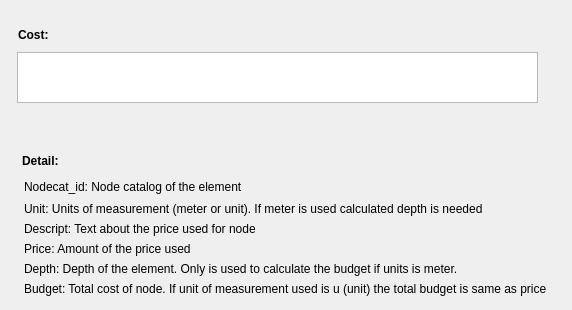
    <widget class="QWidget" name="tab_30">
     <attribute name="title">
      <string>Cost</string>
     </attribute>
     <widget class="QLabel" name="label_cost_budget">
      <property name="geometry">
       <rect>
        <x>24</x>
        <y>282</y>
        <width>539</width>
        <height>19</height>
       </rect>
      </property>
      <property name="text">
       <string>Budget: Total cost of node. If unit of measurement used is u (unit) the total budget is same as price</string>
      </property>
      <property name="alignment">
       <set>Qt::AlignLeading|Qt::AlignLeft|Qt::AlignTop</set>
      </property>
     </widget>
     <widget class="QLabel" name="label_cost_depth">
      <property name="geometry">
       <rect>
        <x>24</x>
        <y>262</y>
        <width>501</width>
        <height>19</height>
       </rect>
      </property>
      <property name="text">
       <string>Depth: Depth of the element. Only is used to calculate the budget if units is meter.</string>
      </property>
      <property name="alignment">
       <set>Qt::AlignLeading|Qt::AlignLeft|Qt::AlignTop</set>
      </property>
     </widget>
     <widget class="QLabel" name="label_cost_nodecat">
      <property name="geometry">
       <rect>
        <x>24</x>
        <y>180</y>
        <width>501</width>
        <height>19</height>
       </rect>
      </property>
      <property name="text">
       <string>Nodecat_id: Node catalog of the element</string>
      </property>
      <property name="alignment">
       <set>Qt::AlignLeading|Qt::AlignLeft|Qt::AlignTop</set>
      </property>
     </widget>
     <widget class="QLabel" name="label_cost_detail">
      <property name="geometry">
       <rect>
        <x>22</x>
        <y>154</y>
        <width>46</width>
        <height>13</height>
       </rect>
      </property>
      <property name="font">
       <font>
        <weight>75</weight>
        <bold>true</bold>
       </font>
      </property>
      <property name="text">
       <string>Detail:</string>
      </property>
     </widget>
     <widget class="QTableView" name="tbl_masterplan">
      <property name="geometry">
       <rect>
        <x>17</x>
        <y>52</y>
        <width>521</width>
        <height>51</height>
       </rect>
      </property>
      <property name="sortingEnabled">
       <bool>true</bool>
      </property>
     </widget>
     <widget class="QLabel" name="label_descript">
      <property name="geometry">
       <rect>
        <x>24</x>
        <y>222</y>
        <width>501</width>
        <height>19</height>
       </rect>
      </property>
      <property name="text">
       <string>Descript: Text about the price used for node</string>
      </property>
      <property name="alignment">
       <set>Qt::AlignLeading|Qt::AlignLeft|Qt::AlignTop</set>
      </property>
     </widget>
     <widget class="QLabel" name="label_cost_unit">
      <property name="geometry">
       <rect>
        <x>24</x>
        <y>202</y>
        <width>501</width>
        <height>19</height>
       </rect>
      </property>
      <property name="text">
       <string>Unit: Units of measurement (meter or unit). If meter is used calculated depth is needed</string>
      </property>
      <property name="alignment">
       <set>Qt::AlignLeading|Qt::AlignLeft|Qt::AlignTop</set>
      </property>
     </widget>
     <widget class="QLabel" name="label_cost_cost">
      <property name="geometry">
       <rect>
        <x>18</x>
        <y>28</y>
        <width>46</width>
        <height>13</height>
       </rect>
      </property>
      <property name="font">
       <font>
        <weight>75</weight>
        <bold>true</bold>
       </font>
      </property>
      <property name="text">
       <string>Cost:</string>
      </property>
     </widget>
     <widget class="QLabel" name="label_cost_price">
      <property name="geometry">
       <rect>
        <x>24</x>
        <y>242</y>
        <width>501</width>
        <height>19</height>
       </rect>
      </property>
      <property name="text">
       <string>Price: Amount of the price used</string>
      </property>
      <property name="alignment">
       <set>Qt::AlignLeading|Qt::AlignLeft|Qt::AlignTop</set>
      </property>
     </widget>
    </widget>
